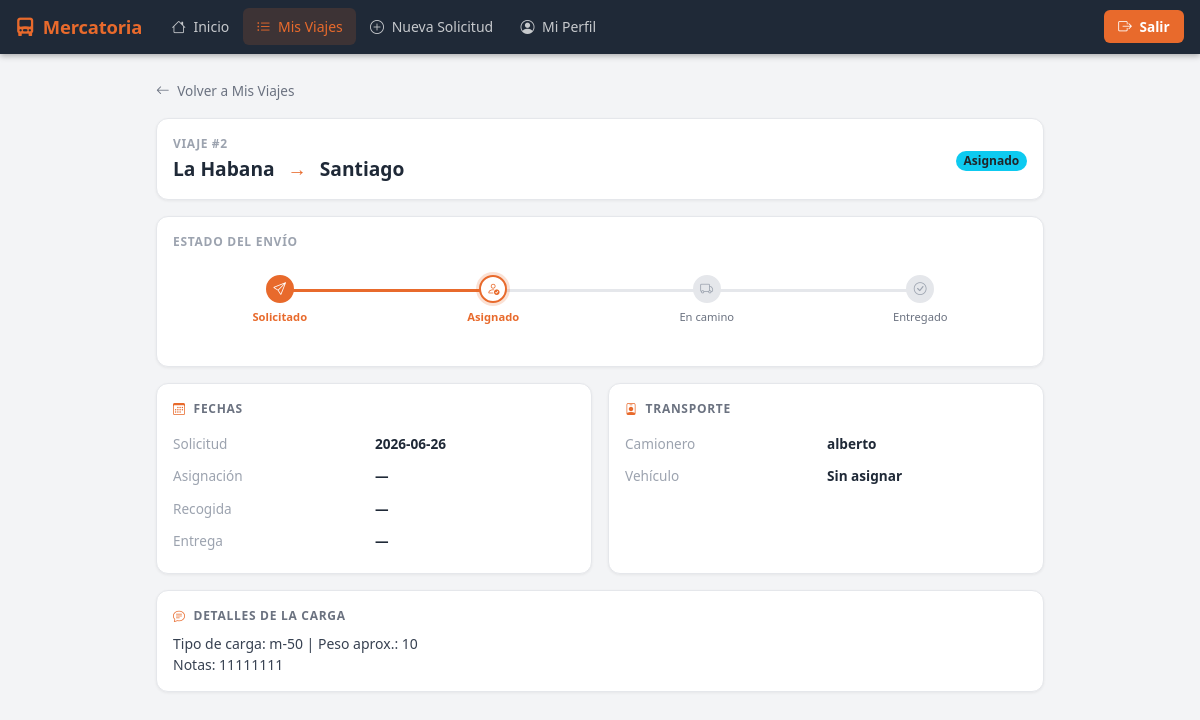
The app's page /cliente/viaje/2 (signed in), older data.
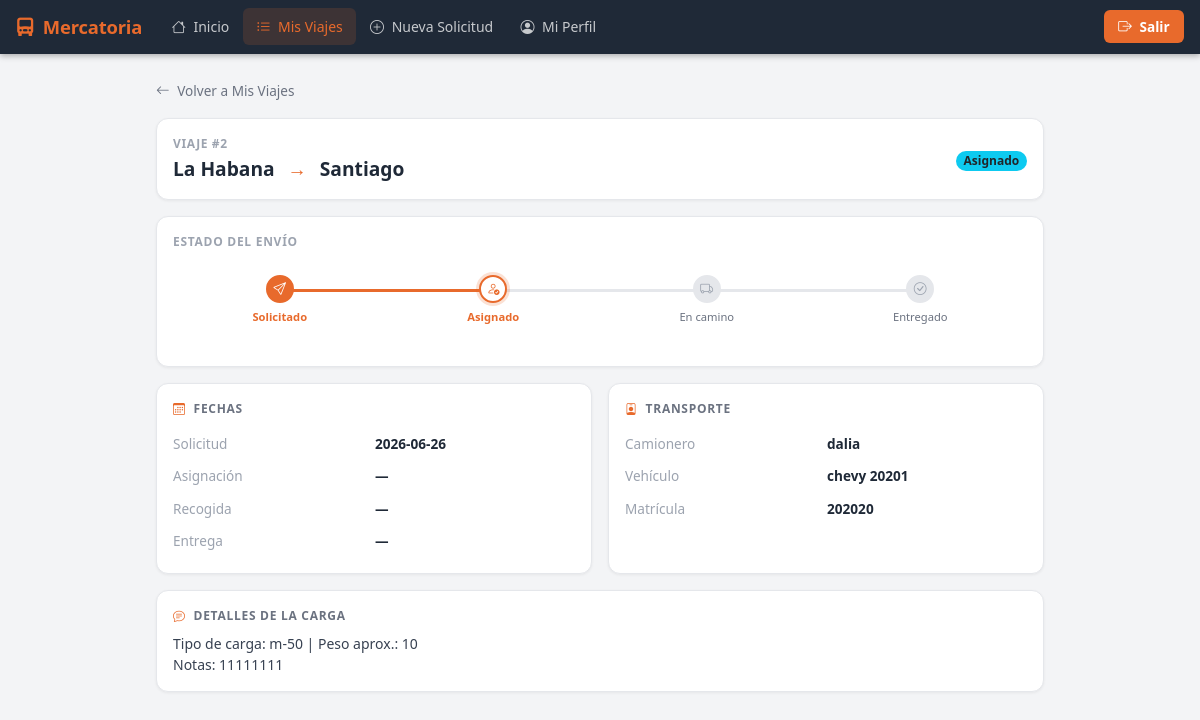
The same page, newer data.
### tables this page shows
CREATE TABLE viajes (
        id INTEGER PRIMARY KEY AUTOINCREMENT,
        cliente TEXT,
        cliente_id INTEGER,
        ruta_id INTEGER,
        tarifa_id INTEGER,
        tipo_vehiculo_id INTEGER,
        origen TEXT,
        destino TEXT,
        precio REAL DEFAULT 0,
        precio_calculado REAL DEFAULT 0,
        precio_final REAL DEFAULT 0,
        precio_editado INTEGER DEFAULT 0,
        motivo_edicion_precio TEXT,
        combustible REAL DEFAULT 0,
        pago_camionero REAL DEFAULT 0,
        camionero REAL DEFAULT 0,
        comision REAL DEFAULT 0,
        beneficio REAL DEFAULT 0,
        estado TEXT DEFAULT 'Solicitado',
        camionero_id INTEGER,
        camionero_nombre TEXT,
        vehiculo_id INTEGER,
        fecha_creacion TEXT DEFAULT CURRENT_TIMESTAMP,
        fecha_asignacion TEXT,
        fecha_recogida TEXT,
        fecha_entrega TEXT,
        observaciones TEXT
    , cotizacion_id INTEGER, km REAL, kilometros REAL, precio_cliente REAL, combustible_estimado REAL, beneficio_estimado REAL, vehiculo_placa TEXT);

### routes/cliente.py (the view)
@cliente_bp.route("/viaje/<int:viaje_id>")
def detalle_viaje(viaje_id):
    if not _requiere_cliente():
        return redirect(url_for("cliente.login"))
    con = conectar()
    cur = con.cursor()
    cur.execute("""
        SELECT v.id, v.origen, v.destino, v.estado, v.camionero_nombre,
               v.fecha_creacion, v.fecha_asignacion, v.fecha_recogida, v.fecha_entrega,
               v.observaciones,
               COALESCE(veh.marca, '') as vehiculo_marca,
               COALESCE(veh.modelo, '') as vehiculo_modelo,
               COALESCE(veh.matricula, veh.placa, '') as vehiculo_placa,
               COALESCE(r.nombre, '') as ruta_nombre,
               COALESCE(r.km_oficiales, 0) as km_ruta
        FROM viajes v
        LEFT JOIN vehiculos veh ON v.vehiculo_id = veh.id
        LEFT JOIN rutas r ON v.ruta_id = r.id
        WHERE v.id = ? AND v.cliente = ?
    """, (viaje_id, session["usuario"]))
    viaje = cur.fetchone()
    con.close()
    if not viaje:
        return redirect(url_for("cliente.mis_viajes"))
    paso_actual = PASOS_ESTADO.get(viaje["estado"], 0)
    return render_template("cliente/viaje_detalle.html", viaje=viaje, paso_actual=paso_actual)

### app.py (called while the page is built)
@app.context_processor
def sidebar_badges():
    try:
        conexion = conectar()
        cursor = conexion.cursor()
        cursor.execute(
            "SELECT COUNT(*) FROM viajes WHERE estado IN ('Pendiente', 'Solicitado')"
        )
        viajes_urgentes = cursor.fetchone()[0]
        cursor.execute(
            "SELECT COUNT(*) FROM viajes WHERE estado = 'Solicitado'"
        )
        dashboard_urgentes = cursor.fetchone()[0]
        conexion.close()
    except Exception:
        viajes_urgentes = 0
        dashboard_urgentes = 0
    return dict(
        sidebar_viajes_urgentes=viajes_urgentes,
        sidebar_dashboard_urgentes=dashboard_urgentes,
    )

### database.py (called while the page is built)
def conectar():
    con = sqlite3.connect(DATABASE_NAME)
    con.row_factory = sqlite3.Row
    return con

### routes/cliente.py (called while the page is built)
def _requiere_cliente():
    return "usuario" in session and session.get("rol") == "cliente"

### templates/cliente/viaje_detalle.html (shortened to what the changed rows need)
{% extends "base_cliente.html" %}
{% from 'cliente/macros.html' import badge_estado %}
{% block contenido %}
<div class="mt-card p-3 mb-3 d-flex align-items-center justify-content-between flex-wrap gap-2">
    <div>
        <div style="font-size:0.75rem;color:#9CA3AF;font-weight:600;text-transform:uppercase;letter-spacing:0.05em;">
            Viaje #{{ viaje.id }}
        </div>
        <div style="font-size:1.2rem;font-weight:700;color:#1F2937;margin-top:2px;">
            {{ viaje.origen }}
            <span style="color:#E86A2C;margin:0 8px;">→</span>
            {{ viaje.destino }}
        </div>
    </div>
    <div>{{ badge_estado(viaje.estado) }}</div>
</div>
<div class="row g-3 mb-3">
    <div class="col-md-6">
        <div class="mt-card p-3 h-100">
            <table style="width:100%;font-size:0.85rem;border-collapse:collapse;">
                <tr>
                    <td style="color:#9CA3AF;padding:6px 0;width:50%;">Solicitud</td>
                    <td style="font-weight:600;color:#1F2937;">
                        {{ viaje.fecha_creacion[:10] if viaje.fecha_creacion else '—' }}
                    </td>
                </tr>
            </table>
        </div>
    </div>
    <div class="col-md-6">
        <div class="mt-card p-3 h-100">
            <table style="width:100%;font-size:0.85rem;border-collapse:collapse;">
                <tr>
                    <td style="color:#9CA3AF;padding:6px 0;width:50%;">Camionero</td>
                    <td style="font-weight:600;color:#1F2937;">
                        {{ viaje.camionero_nombre or 'Sin asignar' }}
                    </td>
                </tr>
                <tr>
                    <td style="color:#9CA3AF;padding:6px 0;">Vehículo</td>
                    <td style="font-weight:600;color:#1F2937;">
                        {% if viaje.vehiculo_marca %}
                            {{ viaje.vehiculo_marca }} {{ viaje.vehiculo_modelo }}
                        {% else %}
                            Sin asignar
                        {% endif %}
                    </td>
                </tr>
                {% if viaje.vehiculo_placa %}
                <tr>
                    <td style="color:#9CA3AF;padding:6px 0;">Matrícula</td>
                    <td style="font-weight:600;color:#1F2937;">{{ viaje.vehiculo_placa }}</td>
                </tr>
                {% endif %}
            </table>
        </div>
    </div>
</div>
{% if viaje.observaciones %}
<div class="mt-card p-3">
    <div class="section-title mb-2">
        <i class="bi bi-chat-text me-1" style="color:#E86A2C;"></i> Detalles de la carga
    </div>
    <p style="font-size:0.875rem;color:#374151;margin:0;white-space:pre-line;">{{ viaje.observaciones }}</p>
</div>
{% endif %}
{% endblock %}

### templates/cliente/macros.html
{% macro badge_estado(estado) %}
{% if estado in ('Solicitado', 'Pendiente') %}
<span class="badge rounded-pill bg-warning text-dark">{{ estado }}</span>
{% elif estado in ('Asignado',) %}
<span class="badge rounded-pill bg-info text-dark">{{ estado }}</span>
{% elif estado in ('Pendiente de pago', 'Confirmado') %}
<span class="badge rounded-pill" style="background:#7C3AED;color:#fff;">{{ estado }}</span>
{% elif estado in ('Carga recogida', 'En ruta') %}
<span class="badge rounded-pill bg-primary">{{ estado }}</span>
{% elif estado == 'Entregado' %}
<span class="badge rounded-pill bg-success">{{ estado }}</span>
{% elif estado == 'Cancelado' %}
<span class="badge rounded-pill bg-danger">{{ estado }}</span>
{% else %}
<span class="badge rounded-pill bg-secondary">{{ estado }}</span>
{% endif %}
{% endmacro %}

Row changes from the older to the newer data that the page shows:
changed viajes "La Habana": camionero_nombre "alberto" → "dalia"
Text that changed along with them:
{{ viaje.vehiculo_marca }}: (not shown) → "chevy"
{{ viaje.vehiculo_modelo }}: (not shown) → "20201"
{{ viaje.vehiculo_placa }}: (not shown) → "202020"
text no longer shown: "Sin asignar"
text now shown: "Matrícula"
